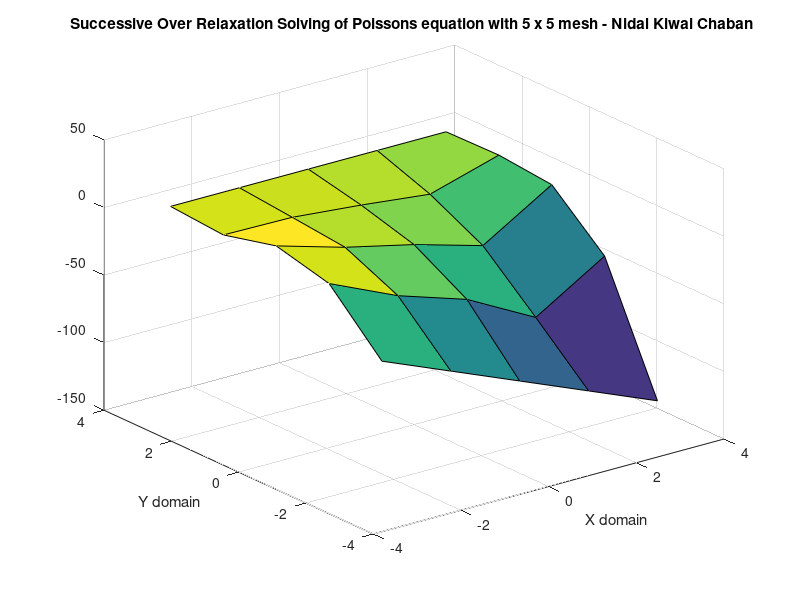
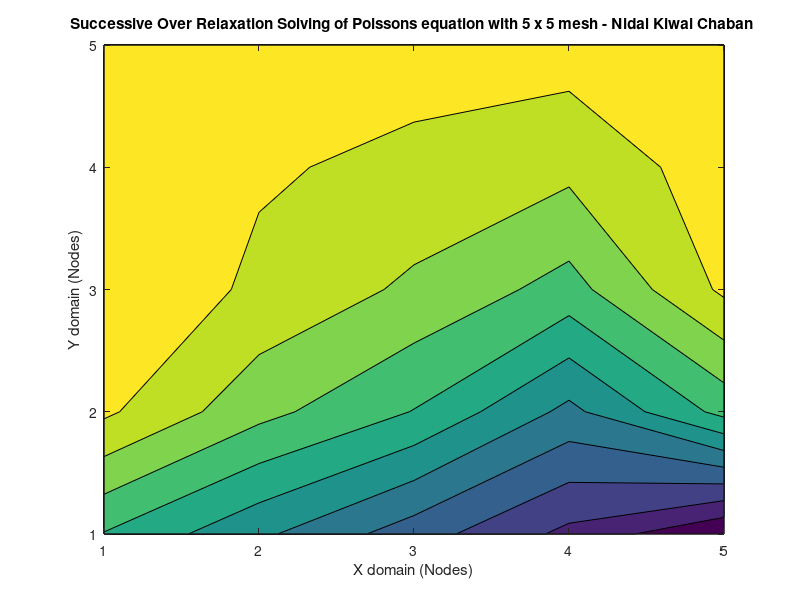

Write the MATLAB code that produced these figures, in order.
% Poisson's Equation on a rectangle
% Nidal Kiwai Chaban
% SOR Method
clc
clear all
close all
n=input('Input number of nodes n for an n x n mesh: ');
x=n;
y=n;
u=zeros(x,y);
bx=pi;
ax=-pi;
by=pi;
ay=-pi;
xd=linspace(ax,bx,x);
yd=linspace(ay,by,y);
k=0;
err=1;
h=ax/x;
B=1.5;

%Boundary conditions
u(:,1)=((by-yd(:)).^2).*cos(pi.*yd(:)/by);
u(:,x)=yd(:).*(by-yd(:)).^2;
u(1,:)=(((by-ay).^2).*cos(pi.*ay/by))+((xd(:)-ax)/(bx-ax)).*(((ay.*((by-ay).^2))-(((by-ay).^2.*cos(pi*ay/by)))));
u(y,:)=by;
        
tic        
while max(max(err(:)))>=1e-8
    k=k+1;
    uold=u;
    for i=2:x-1
    for j=2:y-1
        %F(i,j)=0;
        F(i,j)=cos((pi/2)*(2*((xd(i)-ax)/(bx-ax))+1))*sin(pi*(yd(j)-ay)/(by-ay));
        u(i,j)=(B.*(1/4)*(u(i+1,j)+u(i-1,j)+u(i,j+1)+u(i,j-1)+(h.^2)*F(i,j)))+(1-B)*u(i,j);
        
    end
    end
unew=u;
err=abs((uold-unew))./(unew);
end
el=toc;

[X,Y]=meshgrid(xd,yd);
figure(1)
surf(X,Y,u) %3D Plot
xlabel('X domain')
ylabel('Y domain')
title(['Successive Over Relaxation Solving of Poissons equation with '  num2str(n) ' x ' num2str(n)  ' mesh - Nidal Kiwai Chaban '])
figure(2)
contourf(u) %2D Plot
xlabel('X domain (Nodes)')
ylabel('Y domain (Nodes)')
title(['Successive Over Relaxation Solving of Poissons equation with '  num2str(n) ' x ' num2str(n)  ' mesh - Nidal Kiwai Chaban '])

erb=max(max(err));
%Reporting

fprintf('Succesive-Over-Relaxation Method %d')
fprintf('\nMesh size: %d',x)
fprintf(' x %d',y)
fprintf('\nIterations: %d',k)
fprintf('\nElapsed time: %f',el);
fprintf('\nBiggest error value between u(i) and u(i-1): %.4ef',erb);
